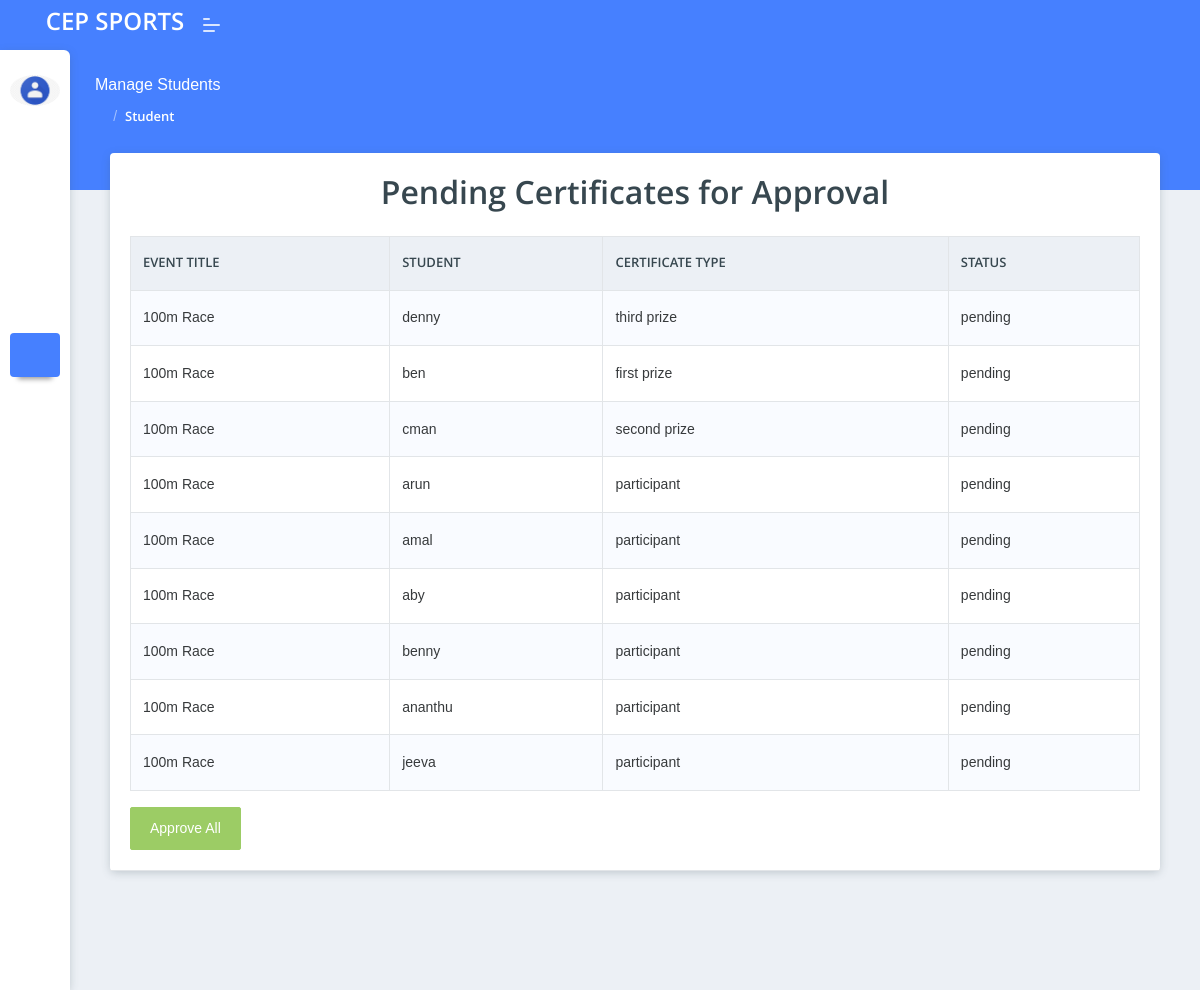
The app's page /admin_panel/approve_certificates/, older data.
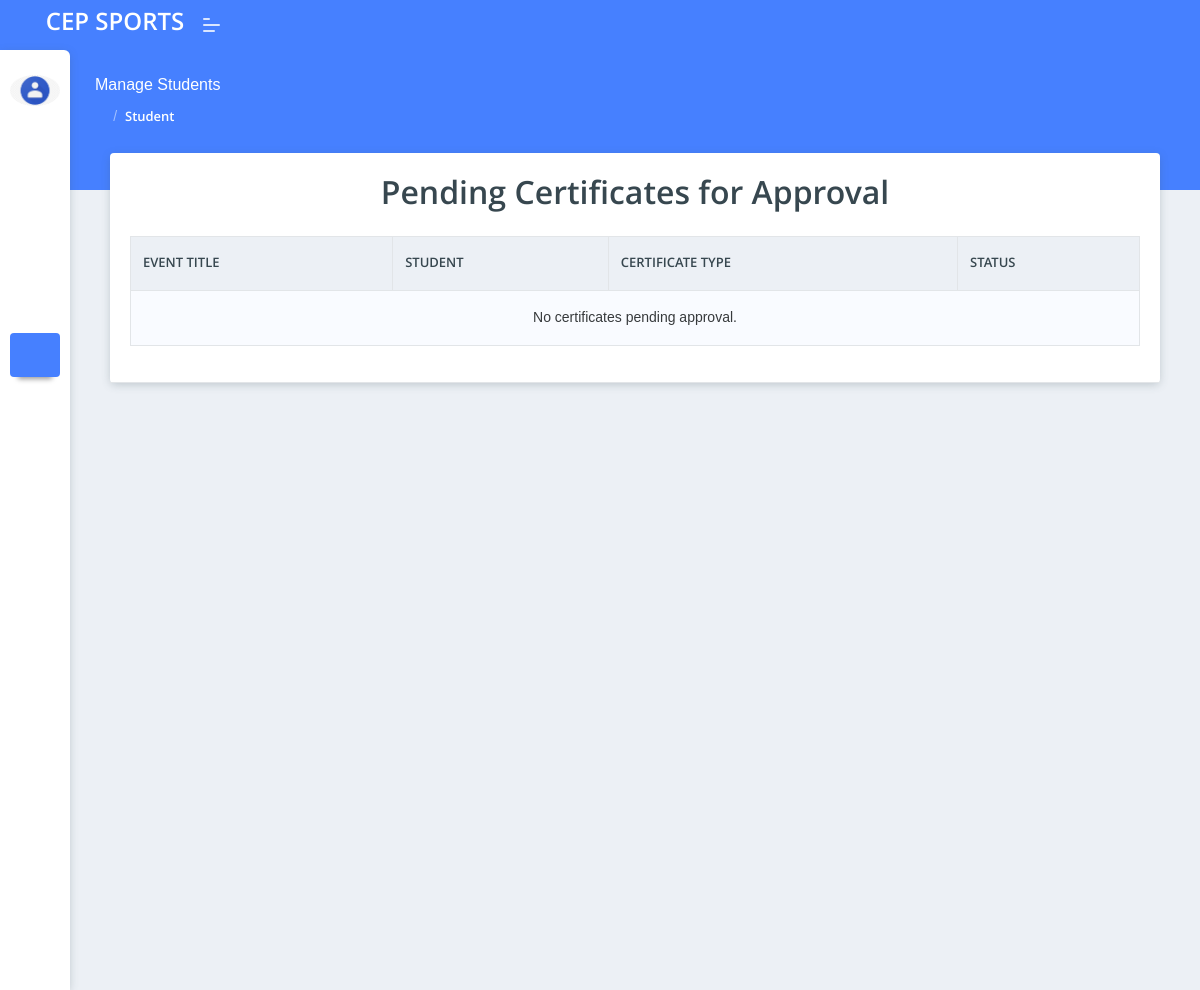
The same page, newer data.
### coordinator/models.py (models this page shows)
class Certificate(models.Model):
    event = models.ForeignKey(SportEvent, on_delete=models.CASCADE)
    student = models.ForeignKey(EventRegistration, on_delete=models.CASCADE)
    certificate_type = models.CharField(max_length=20, choices=[('winner', 'Winner'), ('participant', 'Participant')])
    status = models.CharField(max_length=20, choices=[('pending', 'Pending'), ('approved', 'Approved')], default='pending')
    approved_by = models.ForeignKey(User, on_delete=models.SET_NULL, null=True, blank=True)
    issue_date = models.DateField(auto_now_add=True)
    file = models.FileField(upload_to='certificates/', null=True, blank=True)

### admin_panel/models.py (models this page shows, shortened)
class SportEvent(models.Model):
    title = models.CharField(max_length=255)
    description = models.TextField()
    date = models.DateField()
    time = models.TimeField()
    location = models.CharField(max_length=255)
    sport_type = models.CharField(max_length=50)
    remarks = models.TextField(blank=True, null=True)
    coordinator = models.ForeignKey(Coordinator, on_delete=models.CASCADE)

### student/models.py (models this page shows, shortened)
class EventRegistration(models.Model):
    full_name = models.CharField(max_length=100)
    course = models.CharField(max_length=100)
    branch = models.CharField(max_length=100)
    event = models.ForeignKey(SportEvent, on_delete=models.CASCADE)
    student = models.ForeignKey(CoreStudent, on_delete=models.CASCADE,null=True)
    house = models.ForeignKey('coordinator.House', on_delete=models.CASCADE, default=1)  # Link to the House model
    approved = models.BooleanField(default=False)

### admin_panel/views.py (the view, shortened to what this page needs)
# urls.py: path('approve_certificates/', views.approve_certificates_view, name='approve_certificates_view'),
def approve_certificates_view(request):
    pending_certificates = Certificate.objects.filter(status='pending')
    return render(request, 'admin_panel/approve_certificates.html', {'certificates': pending_certificates})

### admin_panel/templates/admin_panel/approve_certificates.html (shortened to what this page needs)
{% extends "admin_panel/base.html" %}
{% load static %}
{% block content %}
 <div class="pcoded-main-container">
    <div class="pcoded-content">
        <div class="page-header">
            <div class="page-block">
                <div class="row align-items-center">
                    <div class="col-md-12">
                        <div class="page-header-title">
                            <h5 class="m-b-10">Manage Students</h5>
                        </div>
                        <ul class="breadcrumb">
                            <li class="breadcrumb-item"><a href="{% url "admin_dashboard" %}"><i class="feather icon-home"></i></a></li>
                            <li class="breadcrumb-item"><a href="#!">Student</a></li>
                        </ul>
                    </div>
                </div>
            </div>
        </div>
        <div class="col-sm-12">
            <div class="card">
                <div class="card-header">
                    <h2 class="text-center">Pending Certificates for Approval</h2>
    <form method="post">
        <table class="table table-bordered table-striped mt-4">
            <thead>
                <tr>
                    <th>Event Title</th>
                    <th>Student</th>
                    <th>Certificate Type</th>
                    <th>Status</th>
                </tr>
            </thead>
            <tbody>
                {% for cert in certificates %}
                <tr>
                    <td>{{ cert.event.title }}</td>
                    <td>{{ cert.student.full_name }}</td>
                    <td>{{ cert.certificate_type }}</td>
                    <td>{{ cert.status }}</td>
                </tr>
                {% empty %}
                <tr>
                    <td colspan="4" class="text-center">No certificates pending approval.</td>
                </tr>
                {% endfor %}
            </tbody>
        </table>
        {% if certificates %}
            <button type="submit" class="btn btn-success">Approve All</button>
        {% endif %}
    </form>
                </div>
            </div>
        </div>
    </div>
</div>
{% endblock content %}

### admin_panel/templates/admin_panel/base.html (shortened to what this page needs)
<!DOCTYPE html>
<html lang="en">
{% load static %}
<head>
    <link rel="stylesheet" href="{% static 'assets/css/style.css' %}">
</head>
<body class="">
    <nav class="pcoded-navbar menu-light ">
        <div class="navbar-wrapper  ">
            <div class="navbar-content scroll-div ">
                <div class="">
                    <div class="main-menu-header">
                        <img class="img-radius" src="{% static 'assets/images/user/avatar-2.jpg' %}" alt="User-Profile-Image">
                        <div class="user-details">
                        </div>
                    </div>
                </div>
                <ul class="nav pcoded-inner-navbar ">
                    <li class="nav-item">
                        <a href="{% url "admin_dashboard" %}" class="nav-link "><span class="pcoded-micon"><i class="feather icon-home"></i></span><span class="pcoded-mtext">Dashboard</span></a>
                    </li>
                    <li class="nav-item pcoded-hasmenu">
                        <a href="#!" class="nav-link "><span class="pcoded-micon"><i class="feather icon-box"></i></span><span class="pcoded-mtext">Manage Users</span></a>
                    </li>
                    <li class="nav-item">
                        <a href="{% url "sport_events" %}" class="nav-link "><span class="pcoded-micon"><i class="feather icon-file-text"></i></span><span class="pcoded-mtext">Manage Events</span></a>
                    </li>
                    <li class="nav-item">
                        <a href="{% url "approve_certificates_view" %}" class="nav-link "><span class="pcoded-micon"><i class="feather icon-align-justify"></i></span><span class="pcoded-mtext">Certificates</span></a>
                    </li>
                </ul>
            </div>
        </div>
    </nav>
    <header class="navbar pcoded-header navbar-expand-lg navbar-light header-blue">
        <div class="m-header">
            <a class="mobile-menu" id="mobile-collapse" href="#!"><span></span></a>
            <a href="#!" class="b-brand">
                <h4 style="color: white;">CEP  SPORTS</h4>
            </a>
        </div>
        <div class="collapse navbar-collapse">
            <ul class="navbar-nav ml-auto">
                <li>
                    <div class="dropdown">
                        <a class="dropdown-toggle" href="#" data-toggle="dropdown"><i class="icon feather icon-bell"></i></a>
                    </div>
                </li>
                <li>
                    <div class="dropdown drp-user">
                        <a href="#" class="dropdown-toggle" data-toggle="dropdown">
                            <i class="feather icon-user"></i>
                        </a>
                    </div>
                </li>
            </ul>
        </div>
    </header>
{% block content %}
{% endblock content %}
  </body>
  </html>

Row changes from the older to the newer data that the page shows:
removed Certificate: event "100m Race", student.full_name "denny", certificate_type "third prize", status "pending"
removed Certificate: event "100m Race", student.full_name "ben", certificate_type "first prize", status "pending"
removed Certificate: event "100m Race", student.full_name "cman", certificate_type "second prize", status "pending"
removed Certificate: event "100m Race", student.full_name "arun", certificate_type "participant", status "pending"
removed Certificate: event "100m Race", student.full_name "amal", certificate_type "participant", status "pending"
removed Certificate: event "100m Race", student.full_name "aby", certificate_type "participant", status "pending"
removed Certificate: event "100m Race", student.full_name "benny", certificate_type "participant", status "pending"
removed Certificate: event "100m Race", student.full_name "ananthu", certificate_type "participant", status "pending"
removed Certificate: event "100m Race", student.full_name "jeeva", certificate_type "participant", status "pending"
Text that changed along with them:
text no longer shown: "Approve All"
text now shown: "No certificates pending approval."
